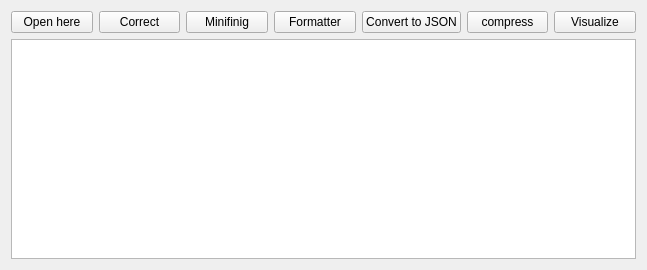
<?xml version="1.0" encoding="UTF-8"?>
<ui version="4.0">
 <class>inputFile</class>
 <widget class="QWidget" name="inputFile">
  <property name="geometry">
   <rect>
    <x>0</x>
    <y>0</y>
    <width>647</width>
    <height>270</height>
   </rect>
  </property>
  <property name="windowTitle">
   <string>Form</string>
  </property>
  <layout class="QVBoxLayout" name="verticalLayout_2">
   <item>
    <layout class="QVBoxLayout" name="verticalLayout">
     <item>
      <layout class="QHBoxLayout" name="horizontalLayout">
       <item>
        <widget class="QPushButton" name="openFile">
         <property name="text">
          <string>Open here</string>
         </property>
         <property name="icon">
          <iconset resource="../recource.qrc">
           <normaloff>:/icons/open.png</normaloff>:/icons/open.png</iconset>
         </property>
        </widget>
       </item>
       <item>
        <widget class="QPushButton" name="correct">
         <property name="text">
          <string>Correct</string>
         </property>
         <property name="icon">
          <iconset resource="../recource.qrc">
           <normaloff>:/icons/Solve problem.png</normaloff>:/icons/Solve problem.png</iconset>
         </property>
        </widget>
       </item>
       <item>
        <widget class="QPushButton" name="minifing">
         <property name="text">
          <string>Minifinig</string>
         </property>
         <property name="icon">
          <iconset resource="../recource.qrc">
           <normaloff>:/icons/minify.jpg</normaloff>:/icons/minify.jpg</iconset>
         </property>
        </widget>
       </item>
       <item>
        <widget class="QPushButton" name="formatter">
         <property name="text">
          <string>Formatter</string>
         </property>
         <property name="icon">
          <iconset resource="../recource.qrc">
           <normaloff>:/icons/XML.png</normaloff>:/icons/XML.png</iconset>
         </property>
        </widget>
       </item>
       <item>
        <widget class="QPushButton" name="convertToJSON">
         <property name="text">
          <string>Convert to JSON</string>
         </property>
         <property name="icon">
          <iconset resource="../recource.qrc">
           <normaloff>:/icons/json.png</normaloff>:/icons/json.png</iconset>
         </property>
        </widget>
       </item>
       <item>
        <widget class="QPushButton" name="compress">
         <property name="text">
          <string>compress</string>
         </property>
         <property name="icon">
          <iconset resource="../recource.qrc">
           <normaloff>:/icons/compression.png</normaloff>:/icons/compression.png</iconset>
         </property>
        </widget>
       </item>
       <item>
        <widget class="QPushButton" name="visualize">
         <property name="text">
          <string>Visualize</string>
         </property>
         <property name="icon">
          <iconset resource="../recource.qrc">
           <normaloff>:/icons/visualize.png</normaloff>:/icons/visualize.png</iconset>
         </property>
        </widget>
       </item>
      </layout>
     </item>
     <item>
      <widget class="QTextEdit" name="input_TextEdit">
       <property name="font">
        <font>
         <pointsize>10</pointsize>
        </font>
       </property>
       <property name="readOnly">
        <bool>true</bool>
       </property>
      </widget>
     </item>
    </layout>
   </item>
  </layout>
 </widget>
 <resources>
  <include location="../recource.qrc"/>
 </resources>
 <connections/>
</ui>
